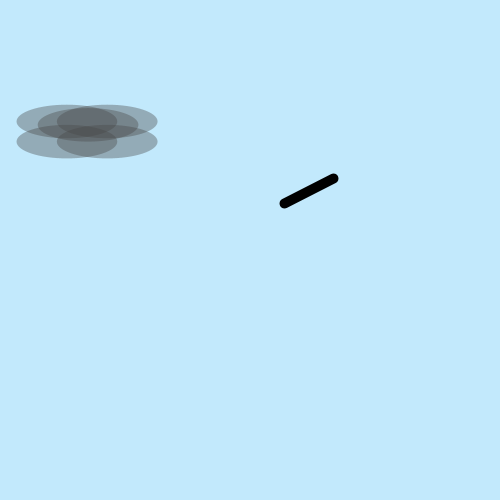
Frame 1 (no input)
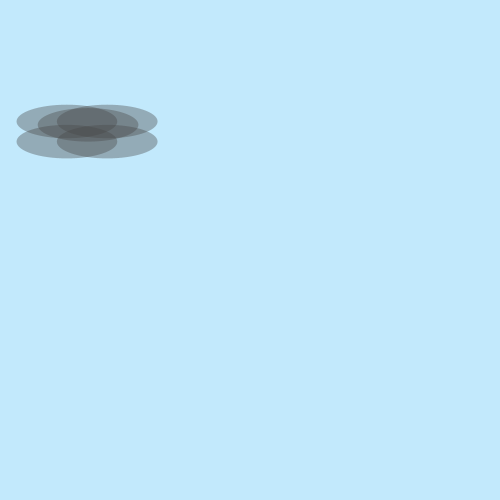
Frame 60 (the mouse pressed at the canvas centre just before this capture)
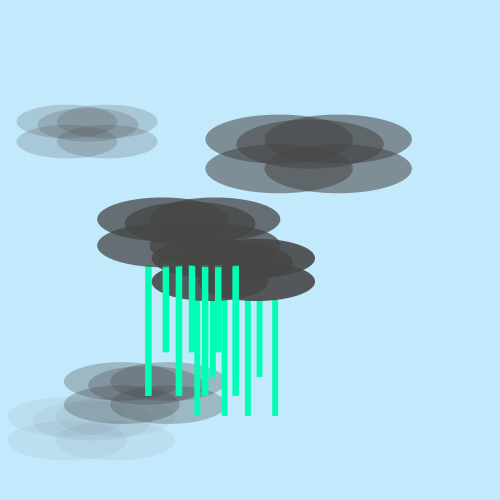
Frame 120 (the mouse held since frame 60 and released just before this capture)

The Processing sketch that drew these frames (run headless with seeded random() and noise(); from frame 60 on, the mouse is pressed at the canvas centre):

// Processing sketch: processing_40495
// ── processing_40495.pde

//Assignment 3
//Name:       Ilena Pegan
//E-mail:     ipegan@brynmawr.edu
//Course:     CS 110 - Section 03

//Created Raining Clouds - stored objects in arrays and used basic shapes and draw() method.
//As the mouse nears the clouds - the shade of the clouds get darker and when the mouse overlaps the cloud 
//begins to rain. 

//Variables
cloud clouds[];

//Setup
void setup()  {
  size(500, 500); 
  smooth();
  background(194, 233, 252);
  clouds = new cloud [6];
 for(int i = 0; i < clouds.length; i++)
  clouds[i] = new cloud();  
}

//Calls: Cloud Function
void draw(){
  updateCloud();
  background(194, 233, 252);
  drawCloud();
}

//Calls: Cloud Function 3xs
void drawCloud(){
  for(int i = 0; i < clouds.length; i++)
    clouds[i].draw();
}

//Calls: Update Function
void updateCloud() {
  for(int i = 0; i < clouds.length; i++)
    clouds[i].update();
}

//Defines: Cloud Class
class cloud{
  float centerX;
  float centerY;
  float diam;
  float opacity;
  boolean hover;
  
//Defines: Cloud Variables and Float
  cloud(){
    centerX = random(50, 450);
    centerY = random(50, 450);
    diam = random(100, 150);
    opacity = 0;
    hover = false;
}

//Draws: Cloud
  void draw(){
    strokeWeight(10);
    
    //Cloud Rain
    // When mouse hovers over cloud: cloud will rain. 
    if (hover){
      noStroke();
      fill(0, 255, 180);
      rect (centerX - (diam/3), centerY + (diam/4), diam/20, diam/1);
      rect (centerX - (diam/5), centerY + (diam/4), diam/20, diam/1.5);
      rect (centerX - (diam/10), centerY + (diam/4), diam/20, diam/1);
      rect (centerX, centerY + (diam/4), diam/20, diam/1.5);
      rect (centerX + (diam/10), centerY + (diam/4), diam/20, diam/1);
      rect (centerX + (diam/5), centerY + (diam/4), diam/20, diam/1.5);
      rect (centerX + (diam/3), centerY + (diam/4), diam/20, diam/1);
       
    }
    else{
    line((centerX - (diam/6)), (centerY + (diam/3)), (centerX + (diam/6)), (centerY + (diam/6)));
    }
    //Cloud
    //Cloud varies in opacity based on the distance of the mouse. 
  noStroke ();
  fill (12, 240, 234, 100);
  fill (70, opacity);
  ellipse (centerX + (diam/100), centerY - (diam/15), diam/1, diam/3);
  ellipse (centerX - (diam/5), centerY - (diam/10), diam/1, diam/3);
  ellipse (centerX + (diam/5), centerY - (diam/10), diam/1, diam/3);
  ellipse (centerX + (diam/5), centerY + (diam/10), diam/1, diam/3);
  ellipse (centerX - (diam/5), centerY + (diam/10), diam/1, diam/3);
   
   }
  
  //Set up: Variable "i" 
  // "i" = Center Point & Mouse Position
  // Defines: True/False Hover: Boolean Function
void update(){
    float i = dist(centerX, centerY, mouseX, mouseY);
    opacity = 255.0 - i;
    if(i < diam/2) 
    hover = true;
    else
    hover = false;
  }
}
